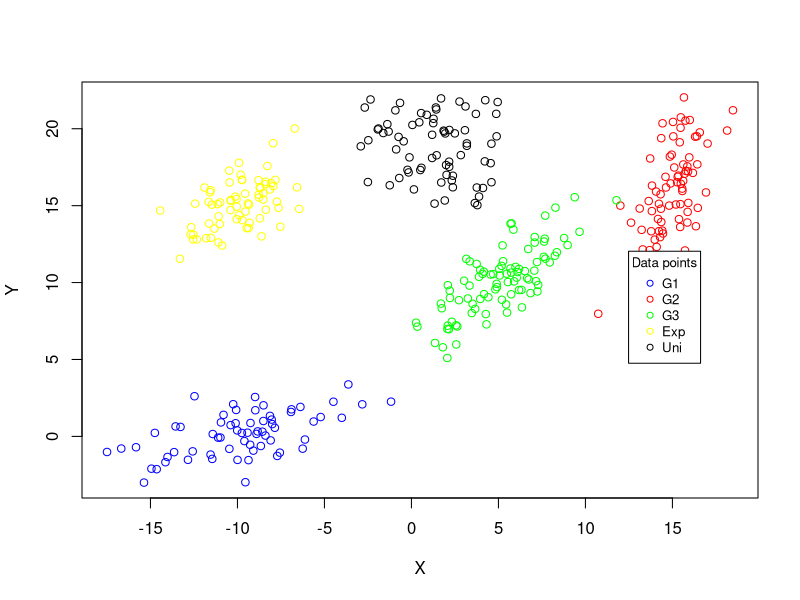
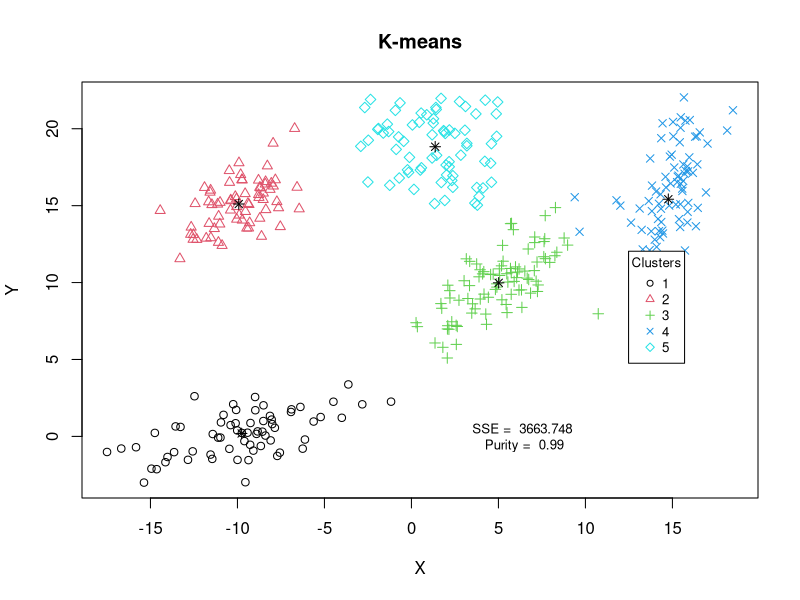
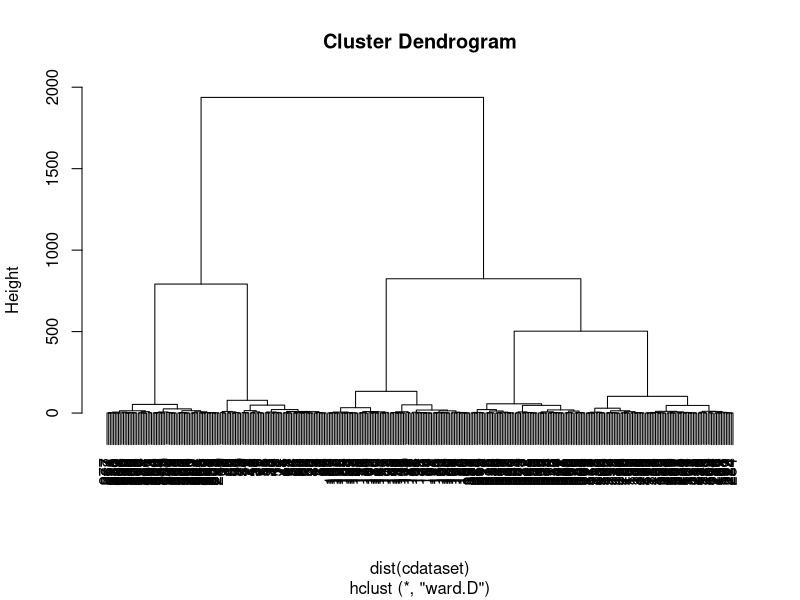
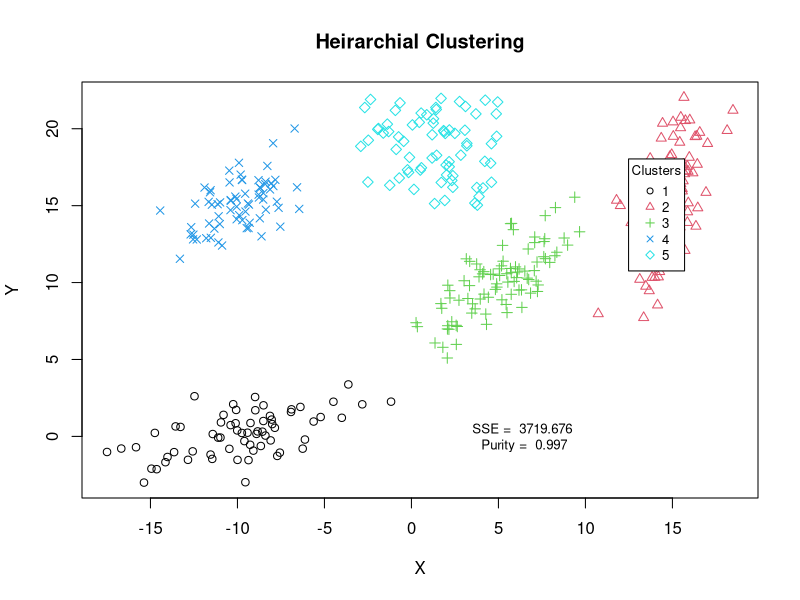
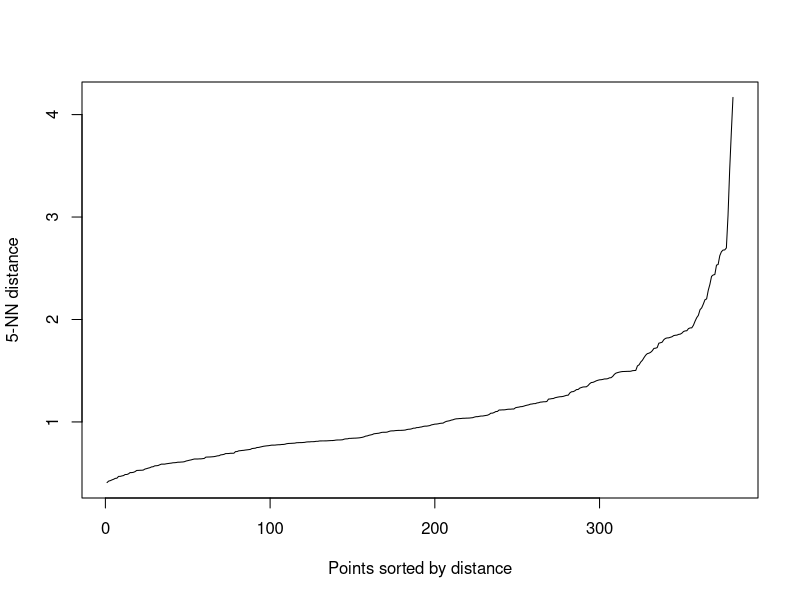
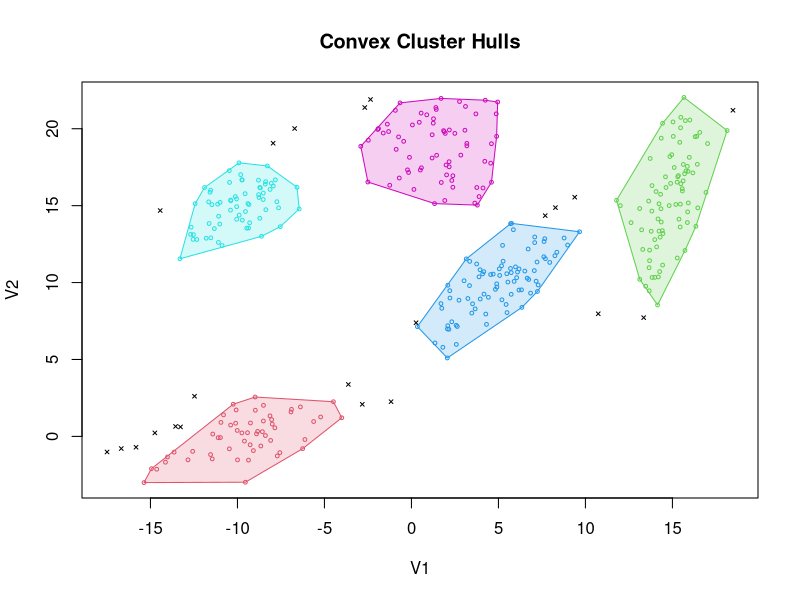
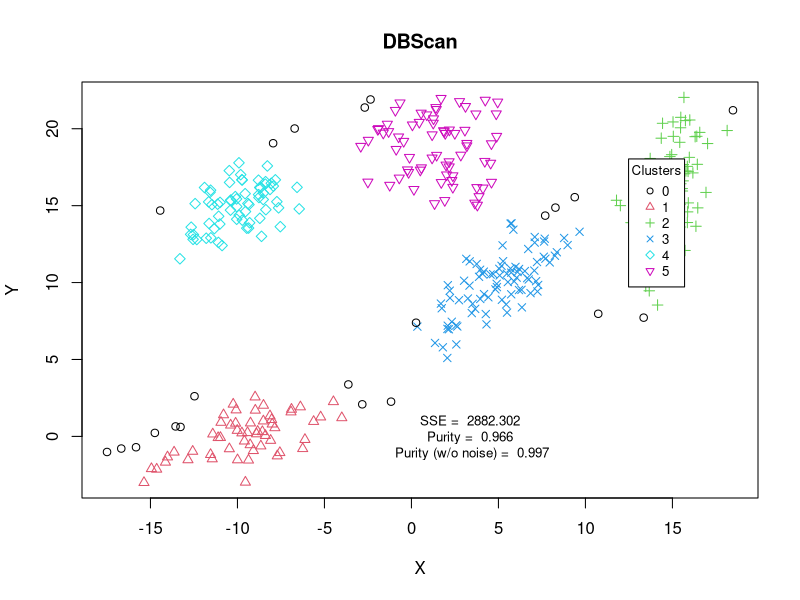

Reproduce these figures in R, in order.
#uses data in dataset2.txt
dataset <- read.table("dataset2.txt",header=TRUE,row.names=1)

#find min y from all plots, max y from all plots
xmin <- min(dataset[,1])
xmax <- max(dataset[,1])
ymin <- min(dataset[,2])
ymax <- max(dataset[,2])

xlim = c(xmin,xmax)
ylim = c(ymin,ymax)

#plotting all points in one graph with different colors
color <- c("blue","red","green","yellow","black")

plot(dataset[,1], dataset[,2], xlab="X", ylab="Y", col = ifelse(dataset[,3] == 1, color[1], ifelse(dataset[,3] == 2, color[2], ifelse(dataset[,3] == 3, color[3],ifelse(dataset[,3] == 4, color[4],color[5])))))

legend(xlim[2]-6, ylim[2]-10, legend=c("G1","G2","G3","Exp","Uni") , cex=0.8, pch = 1, col=color, title="Data points")

#CLUSTERING
require(graphics)

#dataset without class labels
cdataset = dataset[,-3]

#FUNCTIONS
#Square
square <- function(x)
{
  squared <- (x)*(x)
  return(squared)
}

#Purity
cal_purity <- function(new_labs, old_labs) 
{
  purity <- sum(apply(table(old_labs, new_labs), 2, max)) / length(new_labs)
  return (purity)
}

#Purity without noise points
cal_purity_noise <- function(new_labs, old_labs) 
{
  remove <- c(0)
  indices <- new_labs %in% remove
  new_labs <- new_labs[!indices]
  old_labs <- old_labs[!indices]
  
  purity <- sum(apply(table(old_labs, new_labs), 2, max)) / length(new_labs)
  return (purity)
}

#SSE
cal_SSE <- function(dataset, new_labs, k)
{
  sum_x <- vector(mode = "numeric", length = k)
  sum_y <- vector(mode = "numeric", length = k)
  nc <- vector(mode = "numeric", length = k)
  n = nrow(dataset)
  
  for (i in 1:n)
  {
    if(new_labs[i] == 0) { next }
    
    sum_x[new_labs[i]] <- sum_x[new_labs[i]] + dataset[i,1]
    sum_y[new_labs[i]] <- sum_y[new_labs[i]] + dataset[i,2]
    nc[new_labs[i]] <- nc[new_labs[i]] + 1
  }
  mean_x <- sum_x/nc
  mean_y <- sum_y/nc
  
  err_x <- 0
  err_y <- 0
  for (i in 1:n)
  {
    if(new_labs[i] == 0) { next }
    
    err_x <- err_x + square(mean_x[new_labs[i]] - dataset[i,1])
    err_y <- err_y + square(mean_y[new_labs[i]] - dataset[i,2])
  }
  
  sse <- err_x + err_y
  return (sse)
}

#K-MEANS
#kmeans(x, centers, iter.max = 10)
cluster_size <- 5
clk <- kmeans(cdataset, cluster_size, 10)
plot(cdataset, col = clk$cluster, pch = clk$cluster, xlab="X", ylab="Y")
points(clk$centers, col = "black" , pch = 8, cex = 1)
title("K-means")
legend(xlim[2]-6, ylim[2]-10, legend = sort(unique(clk$cluster)) , cex=0.8, col = sort(unique(clk$cluster)), pch = sort(unique(clk$cluster)), title="Clusters")
purity <- round(cal_purity(clk$cluster,dataset[,3]),3)
sse <- round(cal_SSE(cdataset,clk$cluster, cluster_size),3)
val <- paste(paste("SSE = ",sse),paste("\nPurity = ",purity))
text(xlim[2]-12, ylim[1]+3, val , cex=0.8)


#HIERARCHICHAL CLUSTERING
cluster_size <- 5
hc <- hclust(dist(cdataset), "ward.D")
plot(hc)
clh <- cutree(as.hclust(hc), k = cluster_size)
plot(cdataset, col = clh, pch = clh, xlab="X", ylab="Y")
title("Heirarchial Clustering")
legend(xlim[2]-6, ylim[2]-4, legend = sort(unique(clh)) , cex=0.8, col = sort(unique(clh)), pch = sort(unique(clh)), title="Clusters")
purity <-round(cal_purity(clh,dataset[,3]),3)
sse <- round(cal_SSE(cdataset,clh, cluster_size),3)
val <- paste(paste("SSE = ",sse),paste("\nPurity = ",purity))
text(xlim[2]-12, ylim[1]+3, val , cex=0.8)

#DBSCAN
#downloaded using install.packages("dbscan")
library(dbscan)
kNNdistplot(cdataset, k = 5)
db <- dbscan(cdataset, eps = 1.5, minPts = 5)
cld <- db$cluster
hullplot(cdataset, db)
plot(cdataset, col = cld+1, pch = cld+1, xlab="X", ylab="Y")
title("DBScan")
cluster_size <- length(unique(cld)) - 1
legend(xlim[2]-6, ylim[2]-4, legend = sort(unique(cld)) , cex=0.8, col = sort(unique(cld + 1)), pch = sort(unique(cld + 1)), title="Clusters")
purity <- round(cal_purity(cld,dataset[,3]),3)
purity_noise <- round(cal_purity_noise(cld,dataset[,3]),3)
sse <- round(cal_SSE(cdataset,cld, cluster_size),3)
val <- paste(paste("SSE = ",sse),paste("\nPurity = ",purity),paste("\nPurity (w/o noise) = ",purity_noise))
text(xlim[2]-15, ylim[1]+3, val , cex=0.8)

#write.table(dataset,file="dataset2.txt")
#mat <- read.table("dataset.txt",header=TRUE,row.names=1)
